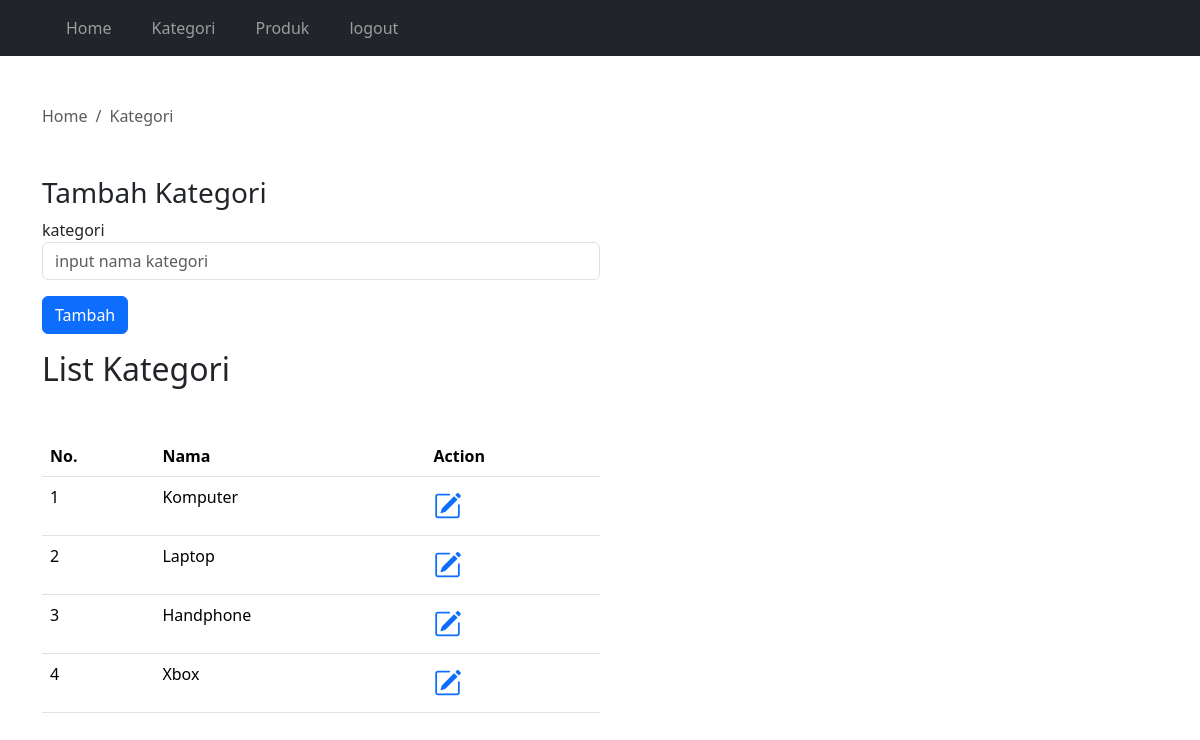
Page /adminpanel/kategori.php (signed in) on the committed database.
### tables this page shows
CREATE TABLE `kategori` (
  `ID` int NOT NULL,
  `NAMA` varchar(100) NOT NULL
);

### adminpanel/kategori.php (the view, shortened to what this page needs)
<?php
require "../koneksi.php";
$queryKategori = mysqli_query($con, "SELECT * FROM kategori");
$jumlahKategori = mysqli_num_rows($queryKategori);
?>
<!DOCTYPE html>
<html lang="en">
<head>
<link href="https://cdn.jsdelivr.net/npm/bootstrap@5.3.3/dist/css/bootstrap.min.css" rel="stylesheet">
<link rel="stylesheet" href="https://cdn.jsdelivr.net/npm/bootstrap-icons@1.11.3/font/bootstrap-icons.min.css"></head>
<body>
  <?php
  require "navbar.php"; ?>
  <div class="container mt-5">
    <nav aria-label="breadcrumb">
      <ol class="breadcrumb">
        <li class="breadcrumb-item active" aria-current="page"><a href="../adminpanel" class="no-decoration text-muted"> <i class="fas fa-home"></i> Home</a></li>
        <li class="breadcrumb-item active" aria-current="page"> Kategori</li>
      </ol>
    </nav>
    <div class="my-5 col-12 col-md-6" >
      <h3>Tambah Kategori</h3>
      <form action="" method="post">
        <div>
            <label for="kategori">kategori</label>
            <input type="text" class="form-control" name="kategori" id="kategori" placeholder="input nama kategori" class="form-control">
        </div>
        <div class="mt-3">
            <button class="btn btn-primary" type="submit" name="tambahkategori">Tambah</button>
      </form>
    </div>
    <div class="mt-3">
      <h2>List Kategori</h2>
      <div class="table-responsive mt-5">
        <table class="table">
          <thead>
            <tr>
              <th>No.</th>
              <th>Nama</th>
              <th>Action</th>
            </tr>
          </thead>
          <tbody>
            <?php
            if ($jumlahKategori == 0) {
            ?>
              <tr>
                <td colspan=3 class="text-center">Data Kategori Tidak Tersedia</td>
              </tr>
              <?php
            } else {
              $jumlah = 1;
              while ($data = mysqli_fetch_array($queryKategori)) {
              ?>
                <tr>
                  <td><?php echo $jumlah; ?></td>
                  <td><?php echo $data['NAMA']; ?></td>
                  <td>
                    <a href="editkategori.php?id=<?php echo $data['ID']; ?>" class="bi bi-pencil-square fs-3"><i class="fas fa-search"></i></a>
                  </td>
                </tr>
            <?php
                $jumlah++;
              }
            }
            ?>
          </tbody>
        </table>
      </div>
    </div>
  </div>
</body>
</html>

### adminpanel/kategori.php (style rules this page uses)
.no-decoration { text-decoration: none; }

### rows in the picture
kategori: NAMA "Komputer"
kategori: NAMA "Laptop"
kategori: NAMA "Handphone"
kategori: NAMA "Xbox"
